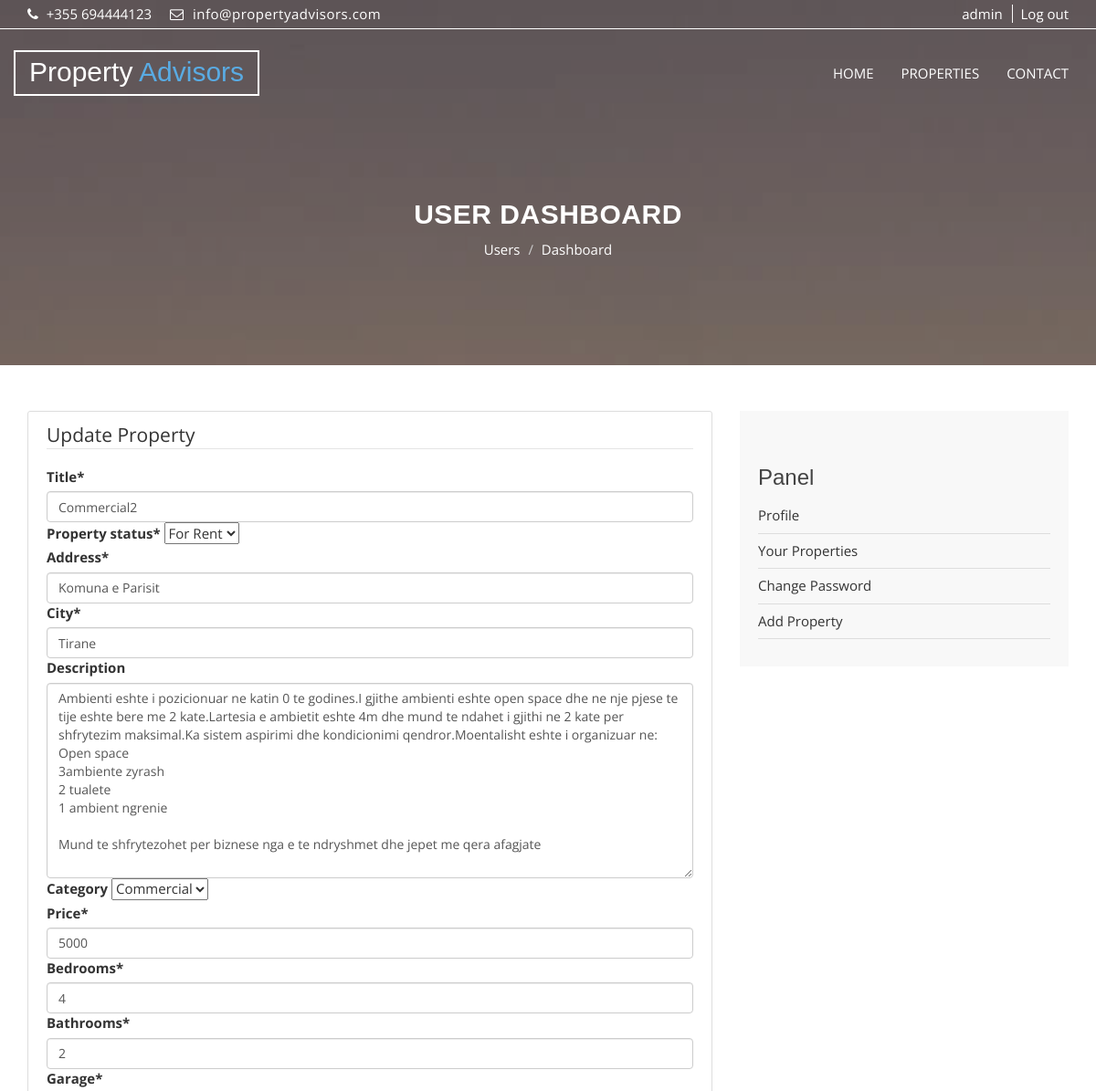
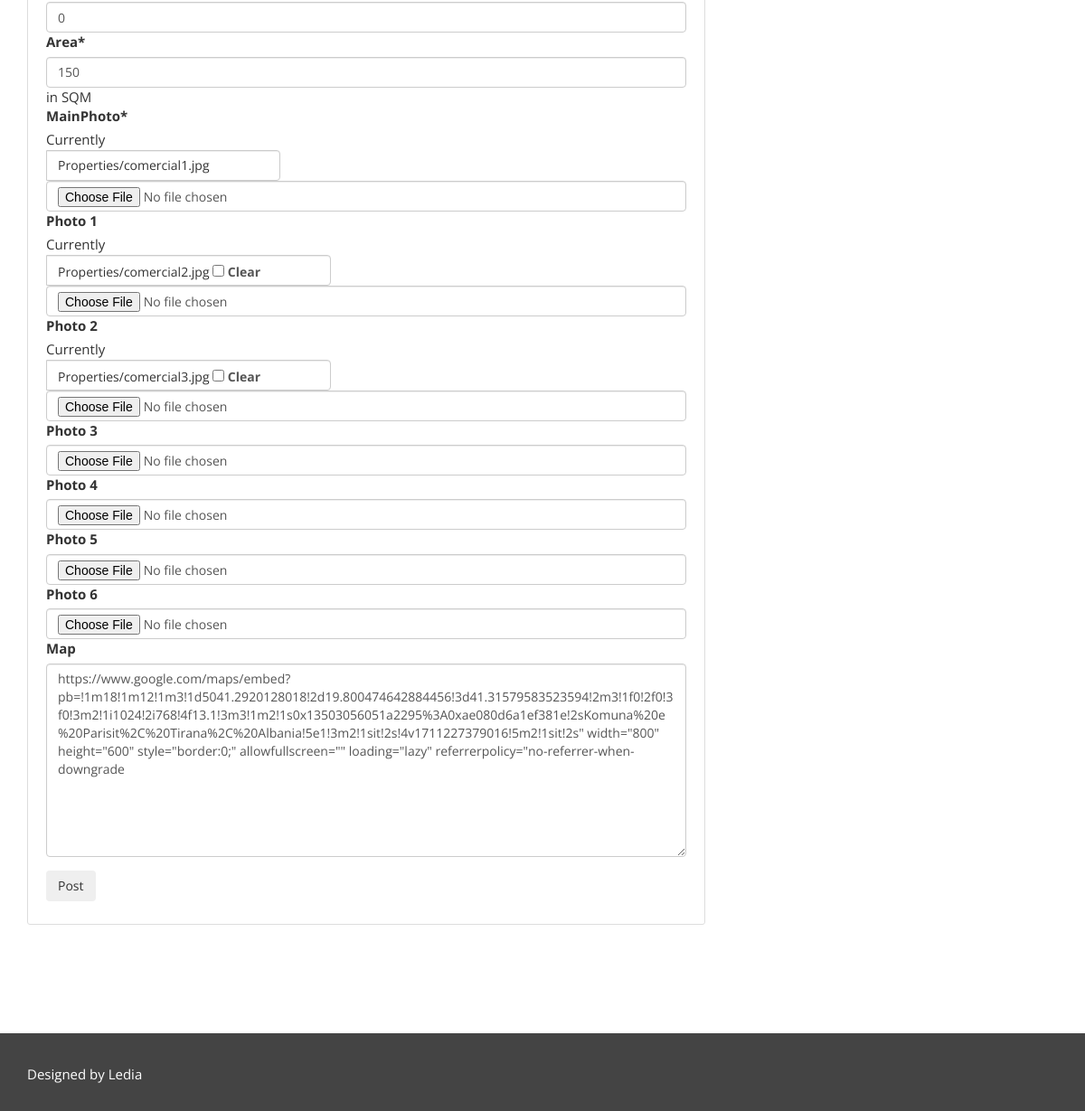
The app's page /accounts/property/35/update/ (signed in) with its own data (2 pictures, top to bottom).
### property/models.py (models this page shows, shortened)
class Property(models.Model):
    property_choices = [
        ('FS', 'For Sale'),
        ('FR', 'For Rent'),
    ]
    author = models.ForeignKey(User, on_delete=models.CASCADE, null=True)
    title = models.CharField(max_length=255, verbose_name="Title")
    property_status = models.CharField(max_length=2, choices=property_choices, verbose_name="Property status")
    address = models.CharField(max_length=255, verbose_name="Address")
    city = models.CharField(max_length=255, verbose_name="City")
    description = models.TextField(blank=True, verbose_name='Description')
    category = models.ForeignKey("Category", related_name="property", verbose_name="Category", on_delete=models.CASCADE,
                                 blank=True, null=True)
    price = models.PositiveIntegerField(verbose_name='Price')
    bedrooms = models.PositiveIntegerField(verbose_name='Bedrooms', default=0)
    bathrooms = models.PositiveIntegerField(verbose_name='Bathrooms', default=0)
    garage = models.PositiveIntegerField(default=0, verbose_name='Garage')
    sqm = models.PositiveIntegerField(verbose_name = "Area", help_text = 'in SQM')
    MainPhoto = models.ImageField(upload_to="Properties/")
    photo_1 = models.ImageField(upload_to="Properties/", blank=True, null=True)
    photo_2 = models.ImageField(upload_to="Properties/", blank=True, null=True)
    photo_3 = models.ImageField(upload_to="Properties/", blank=True, null=True)
    photo_4 = models.ImageField(upload_to="Properties/", blank=True, null=True)
    photo_5 = models.ImageField(upload_to="Properties/", blank=True, null=True)
    photo_6 = models.ImageField(upload_to="Properties/", blank=True, null=True)
    scr_map=models.TextField(blank=True, verbose_name='Map')
    views = models.IntegerField(default=0)
    pub_date = models.DateTimeField(auto_now_add=True)
    update_date = models.DateTimeField(auto_now=True, auto_now_add=False)
    class Meta:
        ordering = ('-pub_date',)
        verbose_name = 'Property'
        verbose_name_plural = 'Properties'

class Category(models.Model):
    title = models.CharField(verbose_name="Title", max_length=50)
    slug = models.SlugField(verbose_name="Slug")
    class Meta:
        verbose_name_plural = "Categories"
    def __str__(self):
        return self.title

### users/views.py (the view, shortened to what this page needs)
# urls.py: path("property/<int:pk>/update/", views.PropertyUpdateView.as_view(), name = "update-property"),
class PropertyUpdateView(LoginRequiredMixin, SuccessMessageMixin, UserPassesTestMixin, UpdateView):
    model = Property
    template_name = "users/property-create-update.html"
    fields = FIELDS
    success_message = "Your property has been updated successfully!"
    def test_func(self):
        property = self.get_object()
        if self.request.user == property.author:
            return True
        return False

### property/context_processors.py (called while the page is built)
def global_context(request):
    if resolve(request.path_info).app_name == "property":
        categories = Category.objects.all()
        property_choices = dict(Property.property_choices)
        return {"categories": categories, "property_choices": property_choices}
    return {}

### users/templates/users/property-create-update.html (shortened to what this page needs)
{%extends 'base.html' %}
{%load static %}
{%load crispy_forms_tags %}
{%block content %}
    <section id="aa-property-header">
    <div class="container">
        <div class="row">
        <div class="col-md-12">
            <div class="aa-property-header-inner">
            <h2>User Dashboard</h2>
            <ol class="breadcrumb">
            <li><a href="#">Users</a></li>
            <li class="active">Dashboard</li>
            </ol>
            </div>
        </div>
        </div>
    </div>
    </section>
    <section id="aa-blog">
        <div class="container">
            <div class="row">
                <div class="col-md-12">
                    <div class="aa-blog-area">
                        <div class="row">
                            <div class="col-md-8">
                                <div class="content-section">
                                    <form method="POST" enctype="multipart/form-data">
                                        <fieldset class="form-group">
                                        {% if request.resolver_match.url_name == "create-property" %}
                                            <legend class="border-bottom mb-4">New Property</legend>
                                        {%else%}
                                            <legend class="border-bottom mb-4">Update Property</legend>
                                        {%endif%}
                                            {{ form|crispy }}
                                        </fieldset>
                                        <div class="form-group">
                                            <button class="btn btn-outline-info" type="submit">Post</button>
                                        </div>
                                    </form>
                                </div>
                            </div>
                            {%include 'users/profile-sidebar.html'%}
                        </div>
                    </div>
                </div>
            </div>
        </div>
    </section>
{%endblock content%}

### templates/base.html (shortened to what this page needs)
{% load static %}
{%load humanize%}
<!DOCTYPE html>
<html lang="en">
  <head>
    <link href="{% static 'css/font-awesome.css' %}" rel="stylesheet">
    <link href="{% static 'css/bootstrap.css'%}" rel="stylesheet">
    <link rel="stylesheet" type="text/css" href="{% static 'css/slick.css' %}">
    <link rel="stylesheet" type="text/css" href="{% static 'css/nouislider.css' %}">
    <link rel="stylesheet" href="{% static 'css/jquery.fancybox.css' %}" type="text/css" media="screen" />
    <link id="switcher" href="{% static 'css/theme-color/default-theme.css' %}" rel="stylesheet">
    <link href="{% static 'css/style.css' %}" rel="stylesheet">
  </head>
  <body class="aa-price-range">
  <header id="aa-header">
    <div class="container">
      <div class="row">
        <div class="col-md-12">
          <div class="aa-header-area">
            <div class="row">
              <div class="col-md-6 col-sm-6 col-xs-6">
                <div class="aa-header-left">
                  <div class="aa-telephone-no">
                    <span class="fa fa-phone"></span>
                    +355 694444123
                  </div>
                  <div class="aa-email hidden-xs">
                    <span class="fa fa-envelope-o"></span> info@propertyadvisors.com
                  </div>
                </div>
              </div>
              <div class="col-md-6 col-sm-6 col-xs-6">
                <div class="aa-header-right">
                {%if user.is_authenticated%}
                  <a href="{%url 'users:profile' user.username%}" class="aa-register">{{user.get_username}}</a>
                  <a href="{%url 'users:logout'%}" class="aa-login">Log out</a>
                {%else%}
                  <a href="{%url 'users:register'%}" class="aa-register">Register</a>
                  <a href="{%url 'users:login'%}" class="aa-login">Login</a>
                {%endif%}
                </div>
              </div>
            </div>
          </div>
        </div>
      </div>
    </div>
  </header>
  <section id="aa-menu-area">
    <nav class="navbar navbar-default main-navbar" role="navigation">
      <div class="container">
        <div class="navbar-header">
           <a class="navbar-brand aa-logo" href="{% url 'property:Home-Page' %}"> Property <span>Advisors</span></a>
        </div>
        <div id="navbar" class="navbar-collapse collapse">
          <ul id="top-menu" class="nav navbar-nav navbar-right aa-main-nav">
            <li class="{% if request.resolver_match.url_name == "property:Home-Page" %}active{% endif %}"><a href="{% url 'property:Home-Page' %}">HOME</a></li>
            <li class="{% if request.resolver_match.url_name == "property:Properties-List" %}active{% endif %}"><a href="{% url 'property:Properties-List'%}">PROPERTIES</a></li>
            <li class="{% if request.resolver_match.url_name == "contact" %}active{% endif %}"><a href="{%url 'contact'%}">CONTACT</a></li>
          </ul>
        </div>
      </div>
    </nav>
  </section>
  {% block content %}
  {% endblock %}
  <footer id="aa-footer">
    <div class="container">
      <div class="row">
        <div class="col-md-12">
        <div class="aa-footer-area">
          <div class="row">
            <div class="col-md-3 col-sm-6 col-xs-12">
              <div class="aa-footer-left">
               <p>Designed by Ledia</p>
              </div>
            </div>
          </div>
        </div>
      </div>
      </div>
    </div>
  </footer>
  </body>
</html>

### static/css/theme-color/default-theme.css (style rules this page uses)
h2 { color: #59abe3; }
#aa-menu-area .main-navbar .navbar-header .aa-logo span { color: #59abe3; }
#aa-property-header .aa-property-header-inner .breadcrumb li.active { color: #59abe3; }

### records on screen
Property: title "Commercial2", property_status "For Rent", address "Komuna e Parisit", city "Tirane", description "Ambienti eshte i pozicionuar ne katin 0 te godines.I gjithe ambienti eshte open space dhe ne nje pjese te tije eshte bere me 2 kate.Lartesia e ambietit eshte 4m dhe mund te ndahet i gjithi ne 2 kate per shfrytezim maksimal.Ka sistem aspirimi dhe kondicionimi qendror.Moentalisht eshte i organizuar ne: Open space 3ambiente zyrash 2 tualete 1 ambient ngrenie Mund te shfrytezohet per biznese nga e te ndryshmet dhe jepet me qera afagjate", category "Commercial", price "5000", bedrooms "4", bathrooms "2", garage "0", sqm "150", scr_map "https://www.google.com/maps/embed?pb=!1m18!1m12!1m3!1d5041.2920128018!2d19.800474642884456!3d41.31579583523594!2m3!1f0!2f0!3f0!3m2!1i1024!2i768!4f13.1!3m3!1m2!1s0x13503056051a2295%3A0xae080d6a1ef381e!2sKomuna%20e%20Parisit%2C%20Tirana%2C%20Albania!5e1!3m2!1sit!2s!4v1711227379016!5m2!1sit!2s\" width=\"800\" height=\"600\" style=\"border:0;\" allowfullscreen=\"\" loading=\"lazy\" referrerpolicy=\"no-referrer-when-downgrade"

### other values on screen
{{ user.get_username }} "admin"
